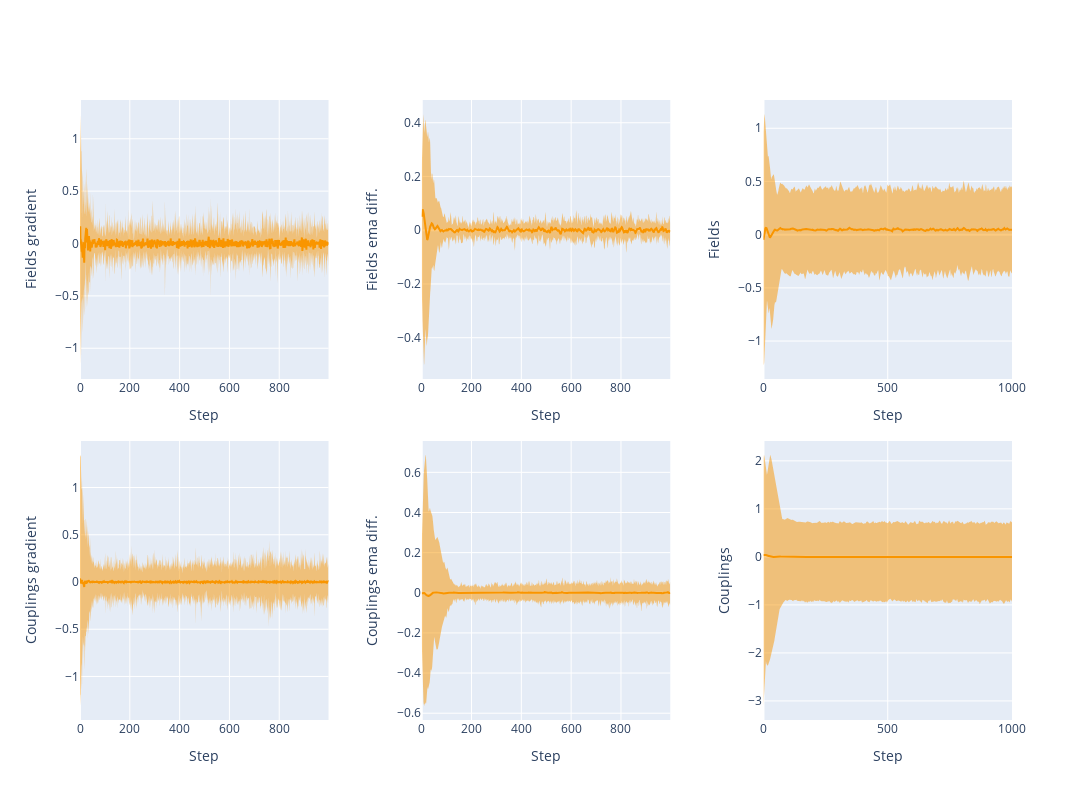

The notebook cell saved with this chart:
### Code cell
layout_spec = {
    (1, 1): {'data': ml_fitter.fields_grads, 'label': 'Fields gradient'},
    (2, 1): {'data': ml_fitter.couplings_grads, 'label': 'Couplings gradient'},
    (1, 2): {'data': ml_fitter.fields_diffs, 'label': 'Fields EMA diff.'},
    (2, 2): {'data': ml_fitter.couplings_diffs, 'label': 'Couplings EMA diff.'},
    (1, 3): {'data': ml_fitter.fields_history, 'label': 'Fields'},
    (2, 3): {'data': ml_fitter.couplings_history, 'label': 'Couplings'},
    #(3, 2) : {'data': ml_fitter.llhs, 'label': 'LLHs'}
}

plot_generalized(layout_spec)

### Figure 1 — Plotly figure (JSON) as saved in the notebook; plotly's stock layout.template omitted (floating-point values rounded to 4 significant figures; data arrays with more than 128 entries replaced by an {"elided": "..."} marker saying what was removed)
{"data": [{"line": {"color": "rgba(250, 150, 0, 1)"}, "mode": "lines", "name": "Av. Fields gradient", "type": "scatter", "x": {"elided": "999 int values"}, "xaxis": "x", "y": {"elided": "999 float values"}, "yaxis": "y"}, {"hoverinfo": "skip", "line": {"width": 0}, "mode": "lines", "type": "scatter", "x": {"elided": "999 int values"}, "xaxis": "x", "y": {"elided": "999 float values"}, "yaxis": "y"}, {"fill": "tonexty", "fillcolor": "rgba(250, 150, 0, 0.5)", "hoverinfo": "skip", "line": {"width": 0}, "mode": "lines", "type": "scatter", "x": {"elided": "999 int values"}, "xaxis": "x", "y": {"elided": "999 float values"}, "yaxis": "y"}, {"line": {"color": "rgba(250, 150, 0, 1)"}, "mode": "lines", "name": "Av. Couplings gradient", "type": "scatter", "x": {"elided": "999 int values"}, "xaxis": "x4", "y": {"elided": "999 float values"}, "yaxis": "y4"}, {"hoverinfo": "skip", "line": {"width": 0}, "mode": "lines", "type": "scatter", "x": {"elided": "999 int values"}, "xaxis": "x4", "y": {"elided": "999 float values"}, "yaxis": "y4"}, {"fill": "tonexty", "fillcolor": "rgba(250, 150, 0, 0.5)", "hoverinfo": "skip", "line": {"width": 0}, "mode": "lines", "type": "scatter", "x": {"elided": "999 int values"}, "xaxis": "x4", "y": {"elided": "999 float values"}, "yaxis": "y4"}, {"line": {"color": "rgba(250, 150, 0, 1)"}, "mode": "lines", "name": "Av. Fields EMA diff.", "type": "scatter", "x": {"elided": "999 int values"}, "xaxis": "x2", "y": {"elided": "999 float values"}, "yaxis": "y2"}, {"hoverinfo": "skip", "line": {"width": 0}, "mode": "lines", "type": "scatter", "x": {"elided": "999 int values"}, "xaxis": "x2", "y": {"elided": "999 float values"}, "yaxis": "y2"}, {"fill": "tonexty", "fillcolor": "rgba(250, 150, 0, 0.5)", "hoverinfo": "skip", "line": {"width": 0}, "mode": "lines", "type": "scatter", "x": {"elided": "999 int values"}, "xaxis": "x2", "y": {"elided": "999 float values"}, "yaxis": "y2"}, {"line": {"color": "rgba(250, 150, 0, 1)"}, "mode": "lines", "name": "Av. Couplings EMA diff.", "type": "scatter", "x": {"elided": "999 int values"}, "xaxis": "x5", "y": {"elided": "999 float values"}, "yaxis": "y5"}, {"hoverinfo": "skip", "line": {"width": 0}, "mode": "lines", "type": "scatter", "x": {"elided": "999 int values"}, "xaxis": "x5", "y": {"elided": "999 float values"}, "yaxis": "y5"}, {"fill": "tonexty", "fillcolor": "rgba(250, 150, 0, 0.5)", "hoverinfo": "skip", "line": {"width": 0}, "mode": "lines", "type": "scatter", "x": {"elided": "999 int values"}, "xaxis": "x5", "y": {"elided": "999 float values"}, "yaxis": "y5"}, {"line": {"color": "rgba(250, 150, 0, 1)"}, "mode": "lines", "name": "Av. Fields", "type": "scatter", "x": {"elided": "1001 int values"}, "xaxis": "x3", "y": {"elided": "1001 float values"}, "yaxis": "y3"}, {"hoverinfo": "skip", "line": {"width": 0}, "mode": "lines", "type": "scatter", "x": {"elided": "1001 int values"}, "xaxis": "x3", "y": {"elided": "1001 float values"}, "yaxis": "y3"}, {"fill": "tonexty", "fillcolor": "rgba(250, 150, 0, 0.5)", "hoverinfo": "skip", "line": {"width": 0}, "mode": "lines", "type": "scatter", "x": {"elided": "1001 int values"}, "xaxis": "x3", "y": {"elided": "1001 float values"}, "yaxis": "y3"}, {"line": {"color": "rgba(250, 150, 0, 1)"}, "mode": "lines", "name": "Av. Couplings", "type": "scatter", "x": {"elided": "1001 int values"}, "xaxis": "x6", "y": {"elided": "1001 float values"}, "yaxis": "y6"}, {"hoverinfo": "skip", "line": {"width": 0}, "mode": "lines", "type": "scatter", "x": {"elided": "1001 int values"}, "xaxis": "x6", "y": {"elided": "1001 float values"}, "yaxis": "y6"}, {"fill": "tonexty", "fillcolor": "rgba(250, 150, 0, 0.5)", "hoverinfo": "skip", "line": {"width": 0}, "mode": "lines", "type": "scatter", "x": {"elided": "1001 int values"}, "xaxis": "x6", "y": {"elided": "1001 float values"}, "yaxis": "y6"}], "layout": {"height": 800, "showlegend": false, "width": 1200, "xaxis": {"anchor": "y", "domain": [0, 0.2667], "title": {"text": "Step"}}, "xaxis2": {"anchor": "y2", "domain": [0.3667, 0.6333], "title": {"text": "Step"}}, "xaxis3": {"anchor": "y3", "domain": [0.7333, 1], "title": {"text": "Step"}}, "xaxis4": {"anchor": "y4", "domain": [0, 0.2667], "title": {"text": "Step"}}, "xaxis5": {"anchor": "y5", "domain": [0.3667, 0.6333], "title": {"text": "Step"}}, "xaxis6": {"anchor": "y6", "domain": [0.7333, 1], "title": {"text": "Step"}}, "yaxis": {"anchor": "x", "domain": [0.55, 1], "title": {"text": "Fields gradient"}}, "yaxis2": {"anchor": "x2", "domain": [0.55, 1], "title": {"text": "Fields ema diff."}}, "yaxis3": {"anchor": "x3", "domain": [0.55, 1], "title": {"text": "Fields"}}, "yaxis4": {"anchor": "x4", "domain": [0, 0.45], "title": {"text": "Couplings gradient"}}, "yaxis5": {"anchor": "x5", "domain": [0, 0.45], "title": {"text": "Couplings ema diff."}}, "yaxis6": {"anchor": "x6", "domain": [0, 0.45], "title": {"text": "Couplings"}}}}
